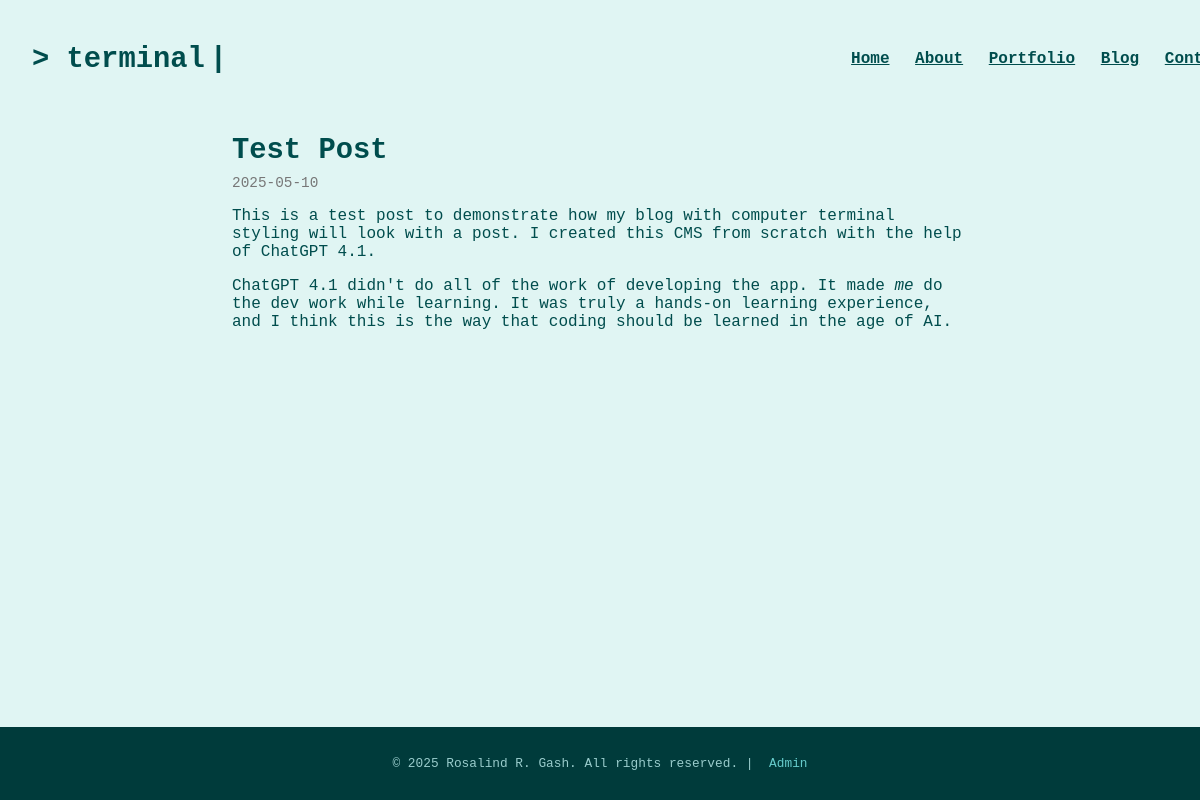
The page /post/test-post on the database its author committed.
### tables this page shows
CREATE TABLE "posts" (
	"id"	INTEGER,
	"title"	TEXT NOT NULL,
	"content"	TEXT NOT NULL,
	"slug"	TEXT NOT NULL UNIQUE,
	"tags"	TEXT,
	"created_at"	TIMESTAMP DEFAULT CURRENT_TIMESTAMP,
	"status"	TEXT NOT NULL,
	"format"	TEXT NOT NULL DEFAULT 'standard',
	PRIMARY KEY("id" AUTOINCREMENT)
);

### app.py (the view)
@app.route('/post/<slug>')
def view_post(slug):
    with sqlite3.connect(DATABASE) as conn:
        conn.row_factory = sqlite3.Row
        post = conn.execute("SELECT * FROM posts WHERE slug = ?", (slug,)).fetchone()
        if not post:
            return "Post not found", 404
        tag_list = [t.strip() for t in post['tags'].split(',')] if post['tags'] else []
        return render_template('view_post.html', post=post, tags=tag_list)

### templates/view_post.html (shortened to what this page needs)
{% extends "base.html" %}
{% block body_class %}view-post-page{% endblock %}
{% block body_id %}view-post-page{% endblock %}
{% block content %}
  <article class="post">
    <h1 class="post-title">{{ post['title'] }}</h1>
    <time class="post-date">{{ post['created_at'][:10] }}</time>
    <div class="post-content">
      {{ post['content'] | safe }}
    </div>
  </article>
{% endblock %}

### static/style_dashboard_merged.css (style rules this page uses)
article { box-sizing: border-box; margin-bottom: 0.5rem; margin-left: auto; margin-right: auto; max-width: 800px; padding: 2rem 1rem; width: 100%; }
article p { margin-bottom: 0.25rem; }
article time { color: #666666; font-size: 0.9rem; }
body, html { background-color: #e0f5f3; color: #004d4d; font-family: "Courier New", monospace; height: 100%; margin: 0; overflow-x: hidden; padding: 0; }
h1, h2, h3 { color: #004d4d; }
h1 { color: #66ffcc; font-family: monospace; font-size: 1.5rem; }
.post { max-width: 800px; margin: 0 auto; padding-top: 0; padding-right: 2rem; padding-bottom: 2rem; padding-left: 2rem; }
.post-date { color: #777; display: block; font-size: 0.9rem; margin-bottom: 1rem; margin-top: 0.5rem; }
.post-title { color: #004d4d; display: inline; font-family: "Courier New", monospace; font-size: 1.8rem; font-weight: bold; margin-bottom: 0.5rem; }
#view-post-page article.post { margin-top: 1rem; }

### rows shown on the page
posts: title "Test Post", created_at "2025-05-10", content "This is a test post to demonstrate how my blog with computer terminal styling will look with a post. I created this CMS from scratch with the help of ChatGPT 4.1. ChatGPT 4.1 didn't do all of the work of developing the app. It made me do the dev work while learning. It was truly a hands-on learning experience, and I think this is the way that coding should be learned in the age of AI."
